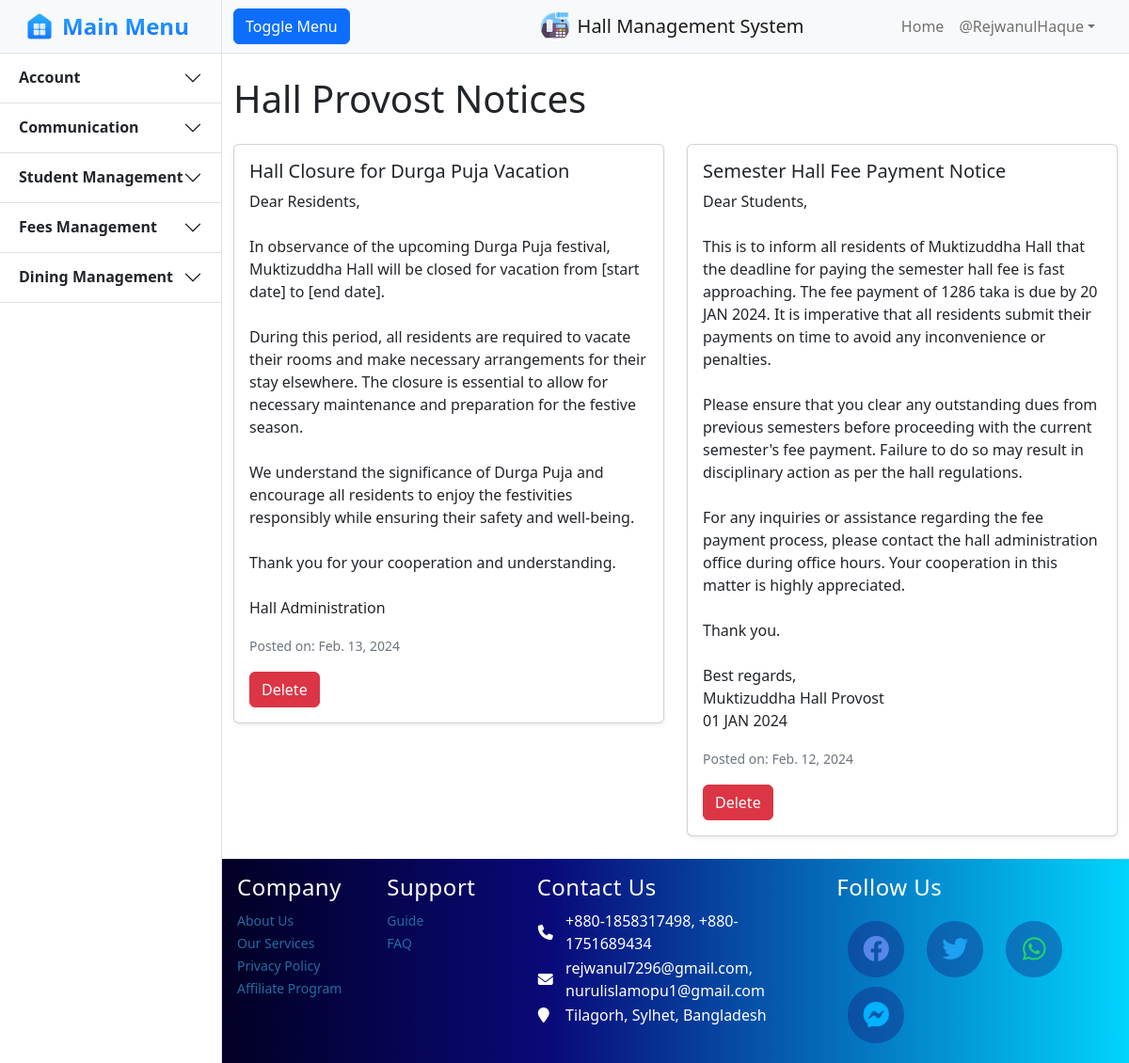
Screenshot of /communication/provost-notices/ (signed in) with the database file from the repository.
### Communication/models.py (models this page shows, shortened)
class Notice(models.Model):
    title = models.CharField(max_length=100)
    description = models.TextField()
    date = models.DateField(auto_now_add=True)  # Automatically set the date when the notice is created

### core/decorators.py (the view)
        def wrapper_func(request, *args, **kwargs):
            group = None
            if request.user.groups.exists():
                group = request.user.groups.all()[0].name
            else:
                return redirect("login")
            if group in allowed_roles:
                return view_func(request, *args, **kwargs)
            else:
                return HttpResponse("You are not authorized to access this page.!!")

### Communication/views.py (called while the page is built)
@allowed_users(allowed_roles=['Hall Provost', 'Student'])
def provost_notices(request):
    notices = Notice.objects.all().order_by('-date')
    return render(request, 'provost_notices.html', {'notices': notices})

### HallManagementApp/templates/provost_notices.html (shortened to what this page needs)
{% extends 'core/base/base.html' %}
{% block body %}
<div class="container">
    <h1 class="mt-4">Hall Provost Notices</h1>
    <div class="row mt-4">
        {% for notice in notices %}
        <div class="col-md-6">
            <div class="card mb-4 shadow-sm">
                <div class="card-body">
                    <h5 class="card-title">{{ notice.title }}</h5>
                    <p class="card-text">{{ notice.description|linebreaksbr }}</p>
                    <p class="card-text"><small class="text-muted">Posted on: {{ notice.date }}</small></p>
                    <form action="{% url 'delete_notice' notice.id %}" method="post">
                        <button type="submit" class="btn btn-danger">Delete</button>
                    </form>
                </div>
            </div>
        </div>
        {% empty %}
        <p>No notices available.</p>
        {% endfor %}
    </div>
</div>
{% endblock %}

### core/static/templates/core/base/base.html (shortened to what this page needs)
{% load static %}
<!DOCTYPE html>
<html lang="en">
    <head>
        <link rel="stylesheet" href="https://cdnjs.cloudflare.com/ajax/libs/font-awesome/6.2.0/css/all.min.css" />
        <link rel="stylesheet" href="https://cdn.jsdelivr.net/npm/bootstrap-icons@1.9.1/font/bootstrap-icons.css">
        <link href="https://cdn.jsdelivr.net/npm/bootstrap@5.2.1/dist/css/bootstrap.min.css" rel="stylesheet">
        <link href="{% static 'core\css\base.css' %}" rel="stylesheet" />
    </head>
    <body>
        <div class="d-flex" id="wrapper">
            <div class="border-end bg-white" id="sidebar-wrapper">
                <div class="sidebar-heading bg-light" style="padding: 8px 0px;">
                    <a href="/" style="padding: 2px;" class="d-flex justify-content-center align-items-center mb-3 mb-md-0 me-md-auto text-dark text-decoration-none">
                        <img src="{% static 'core\images\home.png' %}" alt="" width="32" height="32">
                        <span class="fs-4 fw-bold text-primary mx-2" height="40"
                            style="background: #27B0FF;
                            background: linear-gradient(to bottom, #27B0FF 0%, #187BFF 75%);
                            -webkit-background-clip: text;
                            -webkit-text-fill-color: transparent;">Main Menu</span>
                    </a>
                </div>
                <div class="accordion accordion-flush" id="accordionFlushExample" style="width: 235px;">
                    <div class="accordion-item">
                        <h2 class="accordion-header " id="flush-headingOne">
                            <button class="accordion-button fw-semibold collapsed" type="button" data-bs-toggle="collapse" data-bs-target="#flush-collapseOne" aria-expanded="false" aria-controls="flush-collapseOne">
                                Account
                            </button>
                        </h2>
                    </div>
                    <div class="accordion-item">
                        <h2 class="accordion-header" id="flush-headingTwo">
                            <button class="accordion-button fw-semibold collapsed" type="button" data-bs-toggle="collapse" data-bs-target="#flush-collapseTwo" aria-expanded="false" aria-controls="flush-collapseTwo">
                                Communication
                            </button>
                        </h2>
                    </div>
                    <div class="accordion-item">
                        <h2 class="accordion-header" id="flush-headingThree">
                            <button class="accordion-button fw-semibold collapsed" type="button" data-bs-toggle="collapse" data-bs-target="#flush-collapseThree" aria-expanded="false" aria-controls="flush-collapseThree">
                                Student Management
                            </button>
                        </h2>
                    </div>
                    <div class="accordion-item">
                        <h2 class="accordion-header" id="flush-headingFour">
                            <button class="accordion-button fw-semibold collapsed" type="button" data-bs-toggle="collapse" data-bs-target="#flush-collapseFour" aria-expanded="false" aria-controls="flush-collapseFour">
                                Fees Management
                            </button>
                        </h2>
                    </div>
                    <div class="accordion-item">
                        <h2 class="accordion-header" id="flush-headingFive">
                            <button class="accordion-button fw-semibold collapsed" type="button" data-bs-toggle="collapse" data-bs-target="#flush-collapseFive" aria-expanded="false" aria-controls="flush-collapseFive">
                                Dining Management
                            </button>
                        </h2>
                    </div>
                </div>
            </div>
            <div id="page-content-wrapper" style="min-height: 100vh; margin:0; display:flex; flex-direction:column;">
                <nav class="navbar navbar-expand-lg navbar-light bg-light border-bottom">
                    <div class="container-fluid">
                        <div class="col-4">
                            <button class="btn btn-primary" id="sidebarToggle">Toggle Menu</button>
                        </div>
                        <div class="col-4 d-flex justify-content-center align-items-center text-center">
                            <img src="{% static 'core\images\pos1.png' %}" alt="" width="32" height="32">
                            <a class="navbar-brand mx-2" href="/home/">Hall Management System</a>
                        </div>
                        <div class="col-4 collapse navbar-collapse" id="navbarSupportedContent">
                            <ul class="navbar-nav ms-auto me-3 mt-2 mt-lg-0">
                                <li class="nav-item active"><a class="nav-link" href="/home/">Home</a></li>
                                {% if user.is_authenticated %}
                                    <li class="nav-item dropdown">
                                        <a class="nav-link dropdown-toggle" id="navbarDropdown" href="#" role="button" data-bs-toggle="dropdown" aria-haspopup="true" aria-expanded="false">@{{user.username}}</a>
                                    </li>
                                {% else %}
                                    <div class="d-flex justify-content-center ">
                                        <a class="btn btn-success mx-1" href="{% url 'login' %}">Log In</a>
                                    </div>
                                {% endif %}
                            </ul>
                        </div>
                    </div>
                </nav>
                <div class="" style="flex:1;">
                    {% block body %}{% endblock %}
                </div>
                <div class="" id="footer">
                    <footer class="" style="background: linear-gradient(90deg, rgba(2,0,36,1) 0%, rgba(9,9,121,1) 36%, rgba(0,212,255,1) 100%)!important;">
                        <div class="container text-white p-3 text-white">
                            <div class="row">
                                <div class="foot col-lg-2 col-md-2 col-sm-6">
                                    <h4>Company</h4>
                                    <ul class="list-unstyled">
                                        <li><a href="#">About Us</a></li>
                                        <li><a href="#">Our Services</a></li>
                                        <li><a href="#">Privacy Policy</a></li>
                                        <li><a href="#">Affiliate Program</a></li>
                                    </ul>
                                </div>
                                <div class="foot col-lg-2 col-md-2 col-sm-6">
                                    <h4>Support</h4>
                                    <ul class="list-unstyled">
                                        <li><a href="#">Guide</a></li>
                                        <li><a href="#">FAQ</a></li>
                                    </ul>
                                </div>
                                <div class="foot foot2 col-lg-4 col-md-2 col-sm-6">
                                    <h4>Contact Us</h4>
                                    <table border="0" class="pt-3">
                                        <tr>
                                            <th width="10%"><i class="fa fa-phone" aria-hidden="true"></i></th>
                                            <td> +880-1858317498, +880-1751689434</td>
                                        </tr>
                                        <tr>
                                            <th width="10%"><i class="fa fa-envelope" aria-hidden="true"></i></th>
                                            <td> rejwanul7296@gmail.com, nurulislamopu1@gmail.com</td>
                                        </tr>
                                        <tr>
                                            <th width="10%"><i class="fa fa-map-marker" aria-hidden="true"></i></th>
                                            <td> Tilagorh, Sylhet, Bangladesh</td>
                                        </tr>
                                    </table>
                                </div>
                                <div class="foot foot2 col-lg-4 col-md-4 col-sm-6">
                                    <h4>Follow Us</h4>
                                    <ul class="social-icons nav justify-content-right mt-3">
                                        <li class="nav-item"><a class="nav-link social link" href="https://www.facebook.com/"><i class="fab fa-facebook fa-2x mt-2" style="color: #5787e9" aria-hidden="true"></i></a></li>
                                        <li class="nav-item"><a class="nav-link social link" href="https://twitter.com/"><i class="fab fa-twitter fa-2x mt-2" style="color: #1DA1F2" aria-hidden="true"></i></a></li>
                                        <li class="nav-item"><a class="nav-link social link" href="https://web.whatsapp.com/"><i class="fab fa-whatsapp fa-2x mt-2" style="color: #25D366" aria-hidden="true"></i></a></li>
                                        <li class="nav-item"><a class="nav-link social link" href="https://www.messenger.com/"><i class="fab fa-facebook-messenger fa-2x mt-2" style="color: #00B2FF" aria-hidden="true"></i></a></li>
                                    </ul>
                                </div>
                            </div>
                        </div>
                    </footer>
                </div>
            </div>
        </div>
    </body>
</html>

### core/static/core/css/base.css (style rules this page uses)
.foot h4 { position: relative; color: white; text-decoration: none; font-size: 24px; letter-spacing: 0.5px; }
.foot h4::after { content: ""; position: absolute; background-color: #ff3c78; height:3px; width: 0; left: 0; bottom: -5px; transition: 0.3s; }
.foot ul li a { color: rgb(34, 110, 161); text-decoration: none; font-size: 14px; transition: o.3s; }
.foot2 ul li { margin: 5px 12px; }
.foot2 ul li a { position: relative; display: block; width: 60px; height: 60px; line-height: 40px; text-align: center; border-radius: 50%; background: rgba(27, 12, 112, 0.349); }
.foot2 ul li a::before { content: ''; position: absolute; top: 0; left: 0; width: 100%; height: 100%; border-radius: 50%; background: rgb(29, 30, 105); transition: 0.5s; transform: scale(.9); z-index: -1; }
#wrapper { overflow-x: hidden; }
#sidebar-wrapper { min-height: 100vh; margin-left: -235px; transition: margin 0.25s ease-out; }
#sidebar-wrapper .sidebar-heading { padding: 0.875rem 1.25rem; font-size: 1.2rem; }
#page-content-wrapper { min-width: 100vw; }
@media (min-width: 768px) { #sidebar-wrapper { margin-left: 0; } }
@media (min-width: 768px) { #page-content-wrapper { min-width: 0; width: 100%; } }

### core/static/templates/core/base/base.html (style rules this page uses)
.accordion-flush .accordion-item:last-child { border-bottom: var(--bs-accordion-border-width) solid var(--bs-accordion-border-color); }
.accordion-flush .accordion-item:first-child { border-top: var(--bs-accordion-border-width) solid var(--bs-accordion-border-color); }
.accordion { --bs-accordion-btn-focus-box-shadow: transparent; }

### rows the page displays
Notice: title "Hall Closure for Durga Puja Vacation", description "Dear Residents, In observance of the upcoming Durga Puja festival, Muktizuddha Hall will be closed for vacation from [start date] to [end date]. During this period, all residents are required to vacate their rooms and make necessary arrangements for their stay elsewhere. The closure is essential to allow for necessary maintenance and preparation for the festive season. We understand the significance of Durga Puja and encourage all residents to enjoy the festivities responsibly while ensuring their safety and well-being. Thank you for your cooperation and understanding. Hall Administration", date "Feb. 13, 2024"
Notice: title "Semester Hall Fee Payment Notice", description "Dear Students, This is to inform all residents of Muktizuddha Hall that the deadline for paying the semester hall fee is fast approaching. The fee payment of 1286 taka is due by 20 JAN 2024. It is imperative that all residents submit their payments on time to avoid any inconvenience or penalties. Please ensure that you clear any outstanding dues from previous semesters before proceeding with the current semester's fee payment. Failure to do so may result in disciplinary action as per the hall regulations. For any inquiries or assistance regarding the fee payment process, please contact the hall administration office during office hours. Your cooperation in this matter is highly appreciated.…", date "Feb. 12, 2024"

### other values shown
{{ user.username }} "RejwanulHaque"
